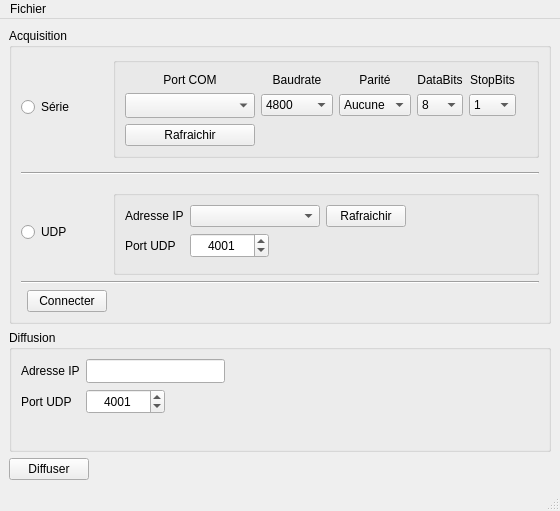
<?xml version="1.0" encoding="UTF-8"?>
<ui version="4.0">
 <class>MainWindow</class>
 <widget class="QMainWindow" name="MainWindow">
  <property name="geometry">
   <rect>
    <x>0</x>
    <y>0</y>
    <width>560</width>
    <height>511</height>
   </rect>
  </property>
  <property name="windowTitle">
   <string>MainWindow</string>
  </property>
  <widget class="QWidget" name="centralwidget">
   <layout class="QGridLayout" name="gridLayout_5">
    <item row="3" column="1">
     <spacer name="horizontalSpacer_3">
      <property name="orientation">
       <enum>Qt::Horizontal</enum>
      </property>
      <property name="sizeHint" stdset="0">
       <size>
        <width>440</width>
        <height>20</height>
       </size>
      </property>
     </spacer>
    </item>
    <item row="0" column="0" colspan="2">
     <widget class="QGroupBox" name="groupBox">
      <property name="minimumSize">
       <size>
        <width>541</width>
        <height>282</height>
       </size>
      </property>
      <property name="title">
       <string>Acquisition</string>
      </property>
      <layout class="QGridLayout" name="gridLayout">
       <item row="2" column="0" rowspan="2" colspan="3">
        <widget class="Line" name="line">
         <property name="orientation">
          <enum>Qt::Horizontal</enum>
         </property>
        </widget>
       </item>
       <item row="0" column="2" rowspan="2">
        <widget class="QGroupBox" name="groupBox_Serie">
         <property name="minimumSize">
          <size>
           <width>272</width>
           <height>101</height>
          </size>
         </property>
         <property name="title">
          <string/>
         </property>
         <property name="alignment">
          <set>Qt::AlignCenter</set>
         </property>
         <layout class="QGridLayout" name="gridLayout_4">
          <item row="1" column="3">
           <widget class="QComboBox" name="cb_Databits">
            <property name="currentIndex">
             <number>3</number>
            </property>
            <item>
             <property name="text">
              <string>5</string>
             </property>
            </item>
            <item>
             <property name="text">
              <string>6</string>
             </property>
            </item>
            <item>
             <property name="text">
              <string>7</string>
             </property>
            </item>
            <item>
             <property name="text">
              <string>8</string>
             </property>
            </item>
           </widget>
          </item>
          <item row="1" column="0">
           <widget class="QComboBox" name="cb_Serial">
            <property name="enabled">
             <bool>true</bool>
            </property>
            <property name="minimumSize">
             <size>
              <width>130</width>
              <height>25</height>
             </size>
            </property>
           </widget>
          </item>
          <item row="1" column="5">
           <spacer name="horizontalSpacer_5">
            <property name="orientation">
             <enum>Qt::Horizontal</enum>
            </property>
            <property name="sizeHint" stdset="0">
             <size>
              <width>40</width>
              <height>20</height>
             </size>
            </property>
           </spacer>
          </item>
          <item row="1" column="2">
           <widget class="QComboBox" name="cb_Parity">
            <item>
             <property name="text">
              <string>Aucune</string>
             </property>
            </item>
            <item>
             <property name="text">
              <string>Paire</string>
             </property>
            </item>
            <item>
             <property name="text">
              <string>Impaire</string>
             </property>
            </item>
            <item>
             <property name="text">
              <string>Marque</string>
             </property>
            </item>
            <item>
             <property name="text">
              <string>Espace</string>
             </property>
            </item>
           </widget>
          </item>
          <item row="0" column="0">
           <widget class="QLabel" name="label_8">
            <property name="text">
             <string>Port COM</string>
            </property>
            <property name="alignment">
             <set>Qt::AlignCenter</set>
            </property>
           </widget>
          </item>
          <item row="1" column="1">
           <widget class="QComboBox" name="cb_Baudrate">
            <item>
             <property name="text">
              <string>4800</string>
             </property>
            </item>
            <item>
             <property name="text">
              <string>9600</string>
             </property>
            </item>
            <item>
             <property name="text">
              <string>19200</string>
             </property>
            </item>
            <item>
             <property name="text">
              <string>38400</string>
             </property>
            </item>
            <item>
             <property name="text">
              <string>115200</string>
             </property>
            </item>
           </widget>
          </item>
          <item row="2" column="0">
           <widget class="QPushButton" name="btn_Refresh">
            <property name="toolTip">
             <string>&lt;html&gt;&lt;head/&gt;&lt;body&gt;&lt;p&gt;Rafraichit la liste des ports séries disponibles&lt;/p&gt;&lt;/body&gt;&lt;/html&gt;</string>
            </property>
            <property name="text">
             <string>Rafraichir</string>
            </property>
           </widget>
          </item>
          <item row="0" column="1">
           <widget class="QLabel" name="label_9">
            <property name="text">
             <string>Baudrate</string>
            </property>
            <property name="alignment">
             <set>Qt::AlignCenter</set>
            </property>
           </widget>
          </item>
          <item row="1" column="4">
           <widget class="QComboBox" name="cb_Stopbits">
            <item>
             <property name="text">
              <string>1</string>
             </property>
            </item>
            <item>
             <property name="text">
              <string>1.5</string>
             </property>
            </item>
            <item>
             <property name="text">
              <string>2</string>
             </property>
            </item>
           </widget>
          </item>
          <item row="0" column="2">
           <widget class="QLabel" name="label">
            <property name="text">
             <string>Parité</string>
            </property>
            <property name="alignment">
             <set>Qt::AlignCenter</set>
            </property>
           </widget>
          </item>
          <item row="0" column="3">
           <widget class="QLabel" name="label_2">
            <property name="text">
             <string>DataBits</string>
            </property>
            <property name="alignment">
             <set>Qt::AlignCenter</set>
            </property>
           </widget>
          </item>
          <item row="0" column="4">
           <widget class="QLabel" name="label_5">
            <property name="text">
             <string>StopBits</string>
            </property>
            <property name="alignment">
             <set>Qt::AlignCenter</set>
            </property>
           </widget>
          </item>
         </layout>
        </widget>
       </item>
       <item row="0" column="0" rowspan="2" colspan="2">
        <widget class="QRadioButton" name="rb_Serie">
         <property name="text">
          <string>Série</string>
         </property>
        </widget>
       </item>
       <item row="1" column="1">
        <widget class="QLabel" name="l_trame">
         <property name="text">
          <string/>
         </property>
        </widget>
       </item>
       <item row="3" column="2">
        <widget class="QLabel" name="l_Cpt">
         <property name="maximumSize">
          <size>
           <width>30</width>
           <height>16777215</height>
          </size>
         </property>
         <property name="text">
          <string/>
         </property>
        </widget>
       </item>
       <item row="6" column="0" colspan="3">
        <widget class="Line" name="line_2">
         <property name="orientation">
          <enum>Qt::Horizontal</enum>
         </property>
        </widget>
       </item>
       <item row="4" column="2">
        <widget class="QGroupBox" name="groupBox_UDP">
         <property name="minimumSize">
          <size>
           <width>191</width>
           <height>81</height>
          </size>
         </property>
         <property name="title">
          <string/>
         </property>
         <layout class="QGridLayout" name="gridLayout_3">
          <item row="0" column="0">
           <widget class="QLabel" name="label_6">
            <property name="text">
             <string>Adresse IP</string>
            </property>
           </widget>
          </item>
          <item row="1" column="1">
           <widget class="QSpinBox" name="sp_PortIn">
            <property name="minimumSize">
             <size>
              <width>79</width>
              <height>25</height>
             </size>
            </property>
            <property name="maximumSize">
             <size>
              <width>79</width>
              <height>25</height>
             </size>
            </property>
            <property name="alignment">
             <set>Qt::AlignCenter</set>
            </property>
            <property name="maximum">
             <number>99999</number>
            </property>
            <property name="value">
             <number>4001</number>
            </property>
           </widget>
          </item>
          <item row="0" column="1">
           <widget class="QComboBox" name="cb_IpIN">
            <property name="minimumSize">
             <size>
              <width>130</width>
              <height>0</height>
             </size>
            </property>
           </widget>
          </item>
          <item row="1" column="0">
           <widget class="QLabel" name="label_7">
            <property name="text">
             <string>Port UDP</string>
            </property>
           </widget>
          </item>
          <item row="2" column="0">
           <spacer name="verticalSpacer_3">
            <property name="orientation">
             <enum>Qt::Vertical</enum>
            </property>
            <property name="sizeHint" stdset="0">
             <size>
              <width>20</width>
              <height>40</height>
             </size>
            </property>
           </spacer>
          </item>
          <item row="0" column="3">
           <spacer name="horizontalSpacer_4">
            <property name="orientation">
             <enum>Qt::Horizontal</enum>
            </property>
            <property name="sizeHint" stdset="0">
             <size>
              <width>40</width>
              <height>20</height>
             </size>
            </property>
           </spacer>
          </item>
          <item row="0" column="2">
           <widget class="QPushButton" name="btn_RefreshIp">
            <property name="toolTip">
             <string>&lt;html&gt;&lt;head/&gt;&lt;body&gt;&lt;p&gt;Rafraichit la liste des adresses IP disponibles&lt;/p&gt;&lt;/body&gt;&lt;/html&gt;</string>
            </property>
            <property name="text">
             <string>Rafraichir</string>
            </property>
           </widget>
          </item>
         </layout>
        </widget>
       </item>
       <item row="4" column="0" colspan="2">
        <widget class="QRadioButton" name="rb_UDP">
         <property name="text">
          <string>UDP</string>
         </property>
        </widget>
       </item>
       <item row="7" column="2">
        <widget class="QLabel" name="l_TrameIn">
         <property name="text">
          <string/>
         </property>
        </widget>
       </item>
       <item row="7" column="1">
        <widget class="QPushButton" name="btn_Connect">
         <property name="toolTip">
          <string>&lt;html&gt;&lt;head/&gt;&lt;body&gt;&lt;p&gt;Etablit la connexion Série ou UDP pour la réception de trames&lt;/p&gt;&lt;/body&gt;&lt;/html&gt;</string>
         </property>
         <property name="text">
          <string>Connecter</string>
         </property>
         <property name="checkable">
          <bool>true</bool>
         </property>
        </widget>
       </item>
      </layout>
     </widget>
    </item>
    <item row="3" column="0">
     <widget class="QPushButton" name="btn_Start">
      <property name="toolTip">
       <string>&lt;html&gt;&lt;head/&gt;&lt;body&gt;&lt;p&gt;Diffuse les trames reçues vers l'adresse et le port de diffusion&lt;/p&gt;&lt;/body&gt;&lt;/html&gt;</string>
      </property>
      <property name="text">
       <string>Diffuser</string>
      </property>
      <property name="checkable">
       <bool>true</bool>
      </property>
     </widget>
    </item>
    <item row="1" column="0" colspan="2">
     <widget class="QGroupBox" name="groupBox_2">
      <property name="minimumSize">
       <size>
        <width>191</width>
        <height>120</height>
       </size>
      </property>
      <property name="title">
       <string>Diffusion</string>
      </property>
      <layout class="QGridLayout" name="gridLayout_2">
       <item row="3" column="0" colspan="3">
        <widget class="QLabel" name="l_TrameOut">
         <property name="text">
          <string/>
         </property>
        </widget>
       </item>
       <item row="0" column="0">
        <widget class="QLabel" name="label_4">
         <property name="text">
          <string>Adresse IP</string>
         </property>
        </widget>
       </item>
       <item row="0" column="1">
        <widget class="QLineEdit" name="le_IPDiff">
         <property name="minimumSize">
          <size>
           <width>109</width>
           <height>24</height>
          </size>
         </property>
         <property name="maximumSize">
          <size>
           <width>139</width>
           <height>24</height>
          </size>
         </property>
         <property name="inputMask">
          <string/>
         </property>
         <property name="text">
          <string/>
         </property>
         <property name="alignment">
          <set>Qt::AlignCenter</set>
         </property>
        </widget>
       </item>
       <item row="0" column="2">
        <spacer name="horizontalSpacer_2">
         <property name="orientation">
          <enum>Qt::Horizontal</enum>
         </property>
         <property name="sizeHint" stdset="0">
          <size>
           <width>40</width>
           <height>20</height>
          </size>
         </property>
        </spacer>
       </item>
       <item row="1" column="1">
        <widget class="QSpinBox" name="sp_PortOut">
         <property name="minimumSize">
          <size>
           <width>79</width>
           <height>25</height>
          </size>
         </property>
         <property name="maximumSize">
          <size>
           <width>79</width>
           <height>25</height>
          </size>
         </property>
         <property name="alignment">
          <set>Qt::AlignCenter</set>
         </property>
         <property name="maximum">
          <number>99999</number>
         </property>
         <property name="value">
          <number>4001</number>
         </property>
        </widget>
       </item>
       <item row="1" column="0">
        <widget class="QLabel" name="label_3">
         <property name="text">
          <string>Port UDP</string>
         </property>
        </widget>
       </item>
       <item row="2" column="0">
        <spacer name="verticalSpacer">
         <property name="orientation">
          <enum>Qt::Vertical</enum>
         </property>
         <property name="sizeHint" stdset="0">
          <size>
           <width>20</width>
           <height>40</height>
          </size>
         </property>
        </spacer>
       </item>
      </layout>
     </widget>
    </item>
   </layout>
  </widget>
  <widget class="QMenuBar" name="menubar">
   <property name="geometry">
    <rect>
     <x>0</x>
     <y>0</y>
     <width>560</width>
     <height>26</height>
    </rect>
   </property>
   <widget class="QMenu" name="menuFichier">
    <property name="title">
     <string>Fichier</string>
    </property>
    <addaction name="actionAPropos"/>
    <addaction name="actionQuitter"/>
   </widget>
   <addaction name="menuFichier"/>
  </widget>
  <widget class="QStatusBar" name="statusbar"/>
  <action name="actionAPropos">
   <property name="text">
    <string>A propos</string>
   </property>
  </action>
  <action name="actionQuitter">
   <property name="text">
    <string>Quitter</string>
   </property>
  </action>
 </widget>
 <resources/>
 <connections/>
</ui>
